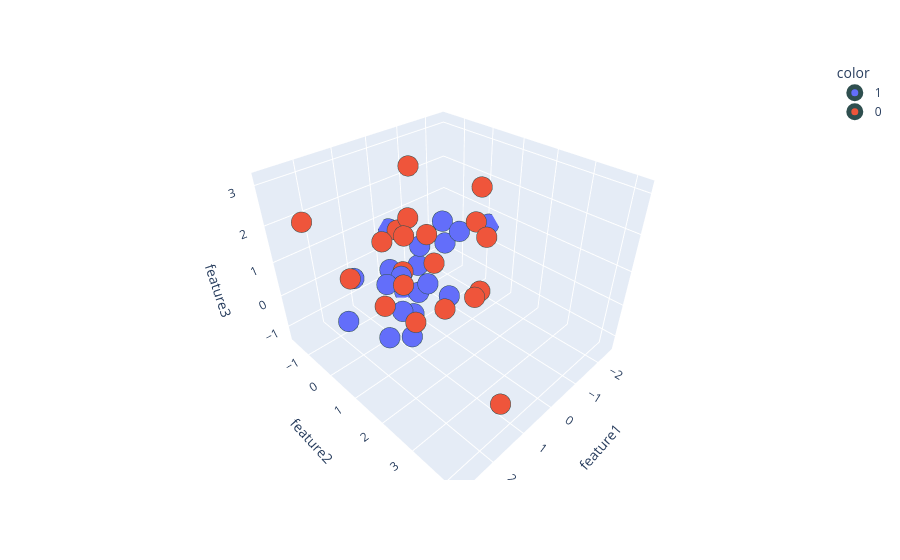

The cell this chart's notebook holds for it:
### Code cell
import plotly.express as px
fig = px.scatter_3d(df, x=df['feature1'], y=df['feature2'], z=df['feature3'],
                   color=df['target'].astype('str'))
fig.update_traces(marker=dict(size=12, line=dict(width=12, color='DarkSlateGrey')),
                 selector=dict(mode='markers'))

### Figure 1 — Plotly figure (JSON) as saved in the notebook; plotly's stock layout.template omitted (floating-point values rounded to 4 significant figures)
{"data": [{"hovertemplate": "color=1<br>feature1=%{x}<br>feature2=%{y}<br>feature3=%{z}<extra></extra>", "legendgroup": "1", "marker": {"color": "#636efa", "line": {"color": "DarkSlateGrey", "width": 12}, "size": 12, "symbol": "circle"}, "mode": "markers", "name": "1", "scene": "scene", "showlegend": true, "type": "scatter3d", "x": [-0.3675, 0.4206, 1.968, -2.506, 0.3223, -0.3316, 0.667, -1.01, 0.2411, -0.04544, -0.9926, -0.4208, 0.9486, 1.415, 1.045, -1.838, 0.1901, -0.02254, 1.267, 1.772], "y": [-1.137, 0.4116, -0.5478, 0.147, 0.06034, -1.632, 0.02581, 0.4417, -0.9525, 1.041, -0.1613, -0.552, 0.7017, 0.4577, 0.5382, -0.9388, 0.5121, 0.01342, 0.1736, -0.3475], "z": [-1.322, -0.07132, -0.6794, 0.6062, -1.043, 0.6191, -0.7776, 1.129, -0.1363, -0.09403, 1.192, -0.1211, -1.051, 0.7289, 0.8121, -0.2018, 0.1315, 0.9359, -1.223, 0.6701]}, {"hovertemplate": "color=0<br>feature1=%{x}<br>feature2=%{y}<br>feature3=%{z}<extra></extra>", "legendgroup": "0", "marker": {"color": "#EF553B", "line": {"color": "DarkSlateGrey", "width": 12}, "size": 12, "symbol": "circle"}, "mode": "markers", "name": "0", "scene": "scene", "showlegend": true, "type": "scatter3d", "x": [0.1771, 1.425, 2.224, -0.7233, 2.823, -1.39, 0.3849, 1.677, 1.438, 0.2907, 0.7319, -1.028, -0.7643, 2.011, 0.8989, 1.01, 1.251, 0.2046, 0.7489, 1.234], "y": [-0.5981, 1.441, 0.2304, 1.461, -0.3329, 0.6667, 1.324, 4.188, 1.1, 0.867, 0.5174, 1.131, 1.567, 1.921, 0.436, 1.438, 0.1864, -0.01154, 2.593, 0.05278], "z": [1.227, 0.1826, 1.192, -0.08537, 2.637, 1.344, -0.1032, -0.08056, 1.065, 0.9826, 2.245, 2.603, 1.549, 2.933, 0.821, 2.328, 1.704, 3.151, 1.171, -0.2616]}], "layout": {"legend": {"title": {"text": "color"}, "tracegroupgap": 0}, "margin": {"t": 60}, "scene": {"domain": {"x": [0, 1], "y": [0, 1]}, "xaxis": {"title": {"text": "feature1"}}, "yaxis": {"title": {"text": "feature2"}}, "zaxis": {"title": {"text": "feature3"}}}}}
